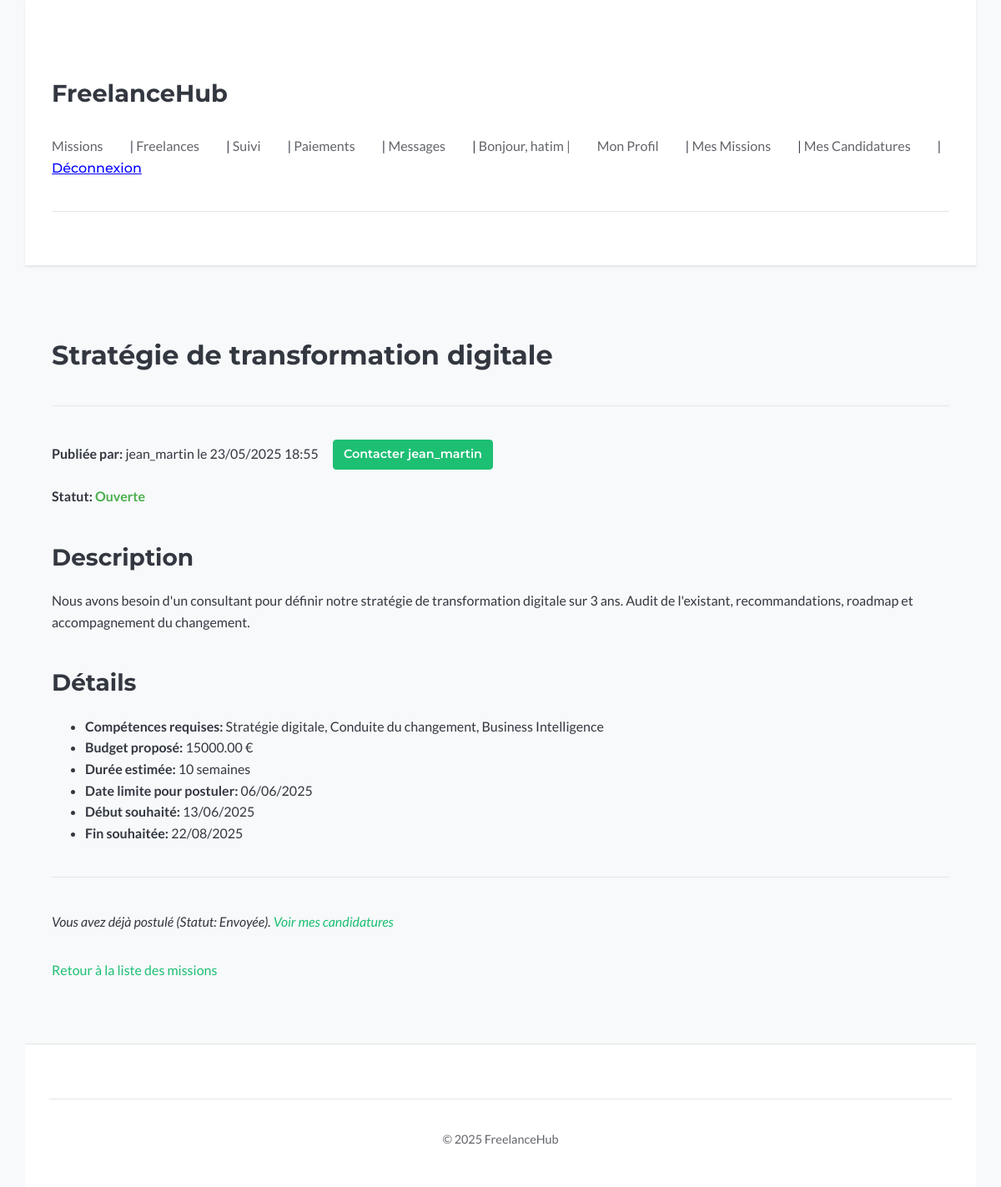
/missions/5/ (signed in), run on the app's committed database.
### missions/models.py (models this page shows, shortened)
class Mission(models.Model):
    client = models.ForeignKey(
        settings.AUTH_USER_MODEL,
        on_delete=models.CASCADE,  # Si le client est supprimé, ses missions aussi
        related_name="missions_publiees",
        verbose_name="Client",
    )
    titre = models.CharField(max_length=255, verbose_name="Titre de la mission")
    description = models.TextField(verbose_name="Description détaillée")
    competences_requises = models.TextField(
        blank=True, null=True, verbose_name="Compétences requises"
    )  # Ou ManyToMany vers un modèle Skill
    budget_propose = models.DecimalField(
        max_digits=10,
        decimal_places=2,
        blank=True,
        null=True,
        verbose_name="Budget proposé (€)",
    )
    duree_estimee = models.CharField(
        max_length=100, blank=True, null=True, verbose_name="Durée estimée"
    )  # Ex: "2 semaines", "1 mois"
    date_publication = models.DateTimeField(
        auto_now_add=True, verbose_name="Date de publication"
    )  # Se met automatiquement à la création
    date_limite_candidature = models.DateField(
        blank=True, null=True, verbose_name="Date limite pour postuler"
    )
    date_debut_souhaitee = models.DateField(
        blank=True, null=True, verbose_name="Date de début souhaitée"
    )
    date_fin_souhaitee = models.DateField(
        blank=True, null=True, verbose_name="Date de fin souhaitée"
    )
    statut = models.CharField(
        max_length=20,
        choices=MissionStatus.choices,
        default=MissionStatus.OPEN,
        verbose_name="Statut",
    )
    freelance_assigne = models.ForeignKey(
        settings.AUTH_USER_MODEL,
        on_delete=models.SET_NULL,  # Si le freelance est supprimé, la mission n'est plus assignée mais existe toujours
        related_name="missions_assignees",
        blank=True,  # Non obligatoire (au début, pas de freelance assigné)
        null=True,  # Peut être vide en BDD
        verbose_name="Freelance Assigné",
    )
    class Meta:
        verbose_name = "Mission"
        verbose_name_plural = "Missions"
        ordering = [
            "-date_publication"
        ]  # Ordonner par défaut les missions de la plus récente à la plus ancienne

class Candidature(models.Model):
    mission = models.ForeignKey(
        Mission,
        on_delete=models.CASCADE,  # Si la mission est supprimée, les candidatures aussi
        related_name="candidatures",
        verbose_name="Mission Concernée",
    )
    freelance = models.ForeignKey(
        settings.AUTH_USER_MODEL,
        on_delete=models.CASCADE,  # Si le freelance est supprimé, ses candidatures aussi
        related_name="mes_candidatures",
        verbose_name="Freelance Candidat",
    )
    lettre_motivation = models.TextField(
        blank=True, null=True, verbose_name="Message / Lettre de motivation"
    )
    proposition_tarifaire = models.DecimalField(
        max_digits=10,
        decimal_places=2,
        blank=True,
        null=True,
        verbose_name="Proposition tarifaire (€)",
    )  # Si applicable
    date_candidature = models.DateTimeField(
        auto_now_add=True, verbose_name="Date de candidature"
    )
    statut = models.CharField(
        max_length=20,
        choices=CandidatureStatus.choices,
        default=CandidatureStatus.SUBMITTED,
        verbose_name="Statut",
    )
    class Meta:
        verbose_name = "Candidature"
        verbose_name_plural = "Candidatures"
        ordering = ["-date_candidature"]
        unique_together = ("mission", "freelance")

### missions/views.py (the view)
# urls.py: path('<int:pk>/', views.mission_detail_view, name='detail'),
@login_required
def mission_detail_view(request, pk):
    mission = get_object_or_404(Mission, pk=pk)
    existing_candidature = None
    if request.user.is_authenticated and request.user != mission.client:
        existing_candidature = Candidature.objects.filter(
            mission=mission, freelance=request.user
        ).first()
    context = {
        "mission": mission,
        "existing_candidature": existing_candidature,
    }
    return render(request, "missions/mission_detail.html", context)

### missions/templates/missions/mission_detail.html (shortened to what this page needs)
{% extends "base.html" %}
{% block content %}
  <article>
    <h2>{{ mission.titre }}</h2>
    <hr>
    <p>
        <strong>Publiée par:</strong>
        {{ mission.client.username }}
        le {{ mission.date_publication|date:"d/m/Y H:i" }}
        {% if user.is_authenticated and user != mission.client %}
            <a href="{% url 'messaging:start_conversation' mission.client.pk %}" class="button button-secondary" style="margin-left: 1em; font-size: 0.9em; padding: 0.4em 0.8em;">
                Contacter {{ mission.client.username }}
            </a>
        {% endif %}
    </p>
    <p><strong>Statut:</strong> <span class="status-{{ mission.statut|lower }}">{{ mission.get_statut_display }}</span></p>
    <h3>Description</h3>
    <p>{{ mission.description|linebreaksbr }}</p>
    <h3>Détails</h3>
    <ul>
      <li><strong>Compétences requises:</strong> {{ mission.competences_requises|linebreaksbr|default:"Non spécifiées" }}</li>
      <li><strong>Budget proposé:</strong> {% if mission.budget_propose %}{{ mission.budget_propose }} €{% else %}Non spécifié{% endif %}</li>
      <li><strong>Durée estimée:</strong> {{ mission.duree_estimee|default:"Non spécifiée" }}</li>
      <li><strong>Date limite pour postuler:</strong> {{ mission.date_limite_candidature|date:"d/m/Y"|default:"Non spécifiée" }}</li>
      <li><strong>Début souhaité:</strong> {{ mission.date_debut_souhaitee|date:"d/m/Y"|default:"Non spécifié" }}</li>
      <li><strong>Fin souhaitée:</strong> {{ mission.date_fin_souhaitee|date:"d/m/Y"|default:"Non spécifié" }}</li>
    </ul>
    <hr>
    {% if user.is_authenticated %}
        {% if mission.statut == 'OPEN' and user != mission.client %}
            {% if not existing_candidature %}
                <p><a href="{% url 'missions:apply' mission.pk %}" class="button">Postuler à cette mission</a></p>
            {% else %}
                <p><em>Vous avez déjà postulé (Statut: {{ existing_candidature.get_statut_display }}). <a href="{% url 'missions:my_applications' %}">Voir mes candidatures</a></em></p>
            {% endif %}
        {% endif %}
    {% else %}
        <p><a href="{% url 'users:login' %}?next={{ request.path }}">Connectez-vous</a> pour interagir avec cette mission.</p>
    {% endif %}
    <p style="margin-top: 2em;"><a href="{% url 'missions:list' %}">Retour à la liste des missions</a></p>
  </article>
{% endblock %}

### templates/base.html (shortened to what this page needs)
{% load static %}
<!doctype html>
<html lang="fr">
<head>
    <link rel="stylesheet" href="{% static 'css/style.css' %}">
</head>
<body>
    <header>
        <h1><a href="{% url 'home' %}">FreelanceHub</a></h1>
        <nav>
            <a href="{% url 'missions:list' %}">Missions</a> |
            <a href="{% url 'users:freelance_search' %}">Freelances</a> |
            {% if user.is_authenticated %}
                <a href="{% url 'missions:tracking_dashboard' %}">Suivi</a> |
                <a href="{% url 'payments:dashboard' %}">Paiements</a> |
                <a href="{% url 'messaging:list' %}">Messages</a> |
                <span>Bonjour, {{ user.username }} | </span>
                <a href="{% url 'users:profile' %}">Mon Profil</a> |
                <a href="{% url 'missions:my_missions' %}">Mes Missions</a> |
                <a href="{% url 'missions:my_applications' %}">Mes Candidatures</a> |
                <form action="{% url 'users:logout' %}" method="post" style="display: inline;">
                    <button type="submit" style="background:none; border:none; padding:0; color: blue; text-decoration:underline; cursor:pointer;">Déconnexion</button>
                </form>
            {% else %}
                <a href="{% url 'users:login' %}">Connexion</a> |
                <a href="{% url 'users:register' %}">Inscription</a>
            {% endif %}
        </nav>
        <hr>
    </header>
    <main>
        {% block content %}{% endblock %}
    </main>
    <footer>
        <hr>
        <p>© 2025 FreelanceHub</p>
    </footer>
</body>
</html>

### static/css/style.css (style rules this page uses)
:root { --bg-color: #f7f9fa; --surface-color: #ffffff; --text-color: #333740; --text-secondary: #62646a; --accent-color: #1dbf73; --accent-color-darker: #19a366; --border-color: #e4e5e7; --error-bg: #f8d7da; --error-text: #721c24; --error-border: #f5c6cb; --success-bg: #d4edda; --success-text: #155724; --success-border: #c3e6cb; --info-bg: #d1ecf1; --info-text: #0c5460; --info-border: #bee5eb; --font-primary: 'Lato', system-ui, -apple-system, BlinkMacSystemFont, 'Segoe UI', Roboto, Oxygen, Ubuntu, Cantarell, 'Open Sans', 'Helvetica Neue', sans-serif; --font-headings: 'Montserrat', system-ui, -apple-system, BlinkMacSystemFont, 'Segoe UI', Roboto, Oxygen, Ubuntu, Cantarell, 'Open Sans', 'Helvetica Neue', sans-serif; --shadow-sm: 0 1px 3px rgba(0, 0, 0, 0.08); --shadow-md: 0 3px 6px rgba(0, 0, 0, 0.1); --shadow-lg: 0 10px 20px rgba(0,0,0,0.12); --transition-speed: 0.25s; --transition-ease: ease-in-out; }
*, *::before, *::after { box-sizing: border-box; }
html { scroll-behavior: smooth; }
body { margin: 0; font-family: var(--font-primary); background-color: var(--bg-color); color: var(--text-color); line-height: 1.6; font-size: 16px; display: flex; flex-direction: column; min-height: 100vh; }
h1, h2, h3, h4, h5, h6 { font-family: var(--font-headings); font-weight: 700; margin-top: 1.5em; margin-bottom: 0.75em; color: var(--text-color); }
h1 { font-size: 2.5rem; line-height: 1.2; }
h2 { font-size: 2rem; line-height: 1.2; }
h3 { font-size: 1.75rem; line-height: 1.3; }
p { margin-bottom: 1.2em; }
a { color: var(--accent-color); text-decoration: none; transition: color var(--transition-speed) var(--transition-ease); }
hr { border: none; border-top: 1px solid var(--border-color); margin: 2.5em 0; }
header, main, footer { width: 100%; max-width: 1140px; margin-left: auto; margin-right: auto; padding: 1.5em 2em; }
main { flex-grow: 1; padding-top: 2.5em; padding-bottom: 3.5em; }
header { background-color: var(--surface-color); padding-top: 1.5em; padding-bottom: 1.5em; border-bottom: 1px solid var(--border-color); box-shadow: var(--shadow-sm); }
header h1 a { color: var(--text-color); text-decoration: none; font-weight: 700; font-size: 1.8rem; }
header nav { margin-top: 1em; font-size: 1rem; }
header nav a, header nav span { margin-right: 1.8em; color: var(--text-secondary); font-weight: 500; }
header nav form button { color: var(--text-secondary); font-size: inherit; font-weight: 500; background: none; border: none; padding: 0; cursor: pointer; }
form { margin-top: 1.5em; }
button, input[type="submit"], a.button { display: inline-block; padding: 0.75em 1.75em; font-family: var(--font-headings); font-size: 1rem; font-weight: 600; text-align: center; text-decoration: none; color: #ffffff; background-color: var(--accent-color); border: 1px solid var(--accent-color); border-radius: 4px; cursor: pointer; transition: background-color var(--transition-speed) var(--transition-ease), border-color var(--transition-speed) var(--transition-ease), transform var(--transition-speed) var(--transition-ease), box-shadow var(--transition-speed) var(--transition-ease); }
.button-secondary { background-color: var(--surface-color); color: var(--accent-color); border: 1px solid var(--accent-color); }
main { animation: fadeInUp 0.5s var(--transition-ease) 0.1s forwards; }
footer { margin-top: auto; padding-top: 2em; padding-bottom: 2em; text-align: center; font-size: 0.9rem; color: var(--text-secondary); border-top: 1px solid var(--border-color); background-color: var(--surface-color); }

### missions/templates/missions/mission_detail.html (style rules this page uses)
.status-open, .status-accepted { font-weight: bold; color: #4caf50; }

### data on the page
Mission: titre "Stratégie de transformation digitale", client.username "jean_martin", date_publication "23/05/2025 18:55", statut "Ouverte", description "Nous avons besoin d'un consultant pour définir notre stratégie de transformation digitale sur 3 ans. Audit de l'existant, recommandations, roadmap et accompagnement du changement.", competences_requises "Stratégie digitale, Conduite du changement, Business Intelligence", budget_propose "15000.00", duree_estimee "10 semaines", date_limite_candidature "06/06/2025", date_debut_souhaitee "13/06/2025", date_fin_souhaitee "22/08/2025"
Candidature: statut "Envoyée"

### other printed values
{{ user.username }} "hatim"
